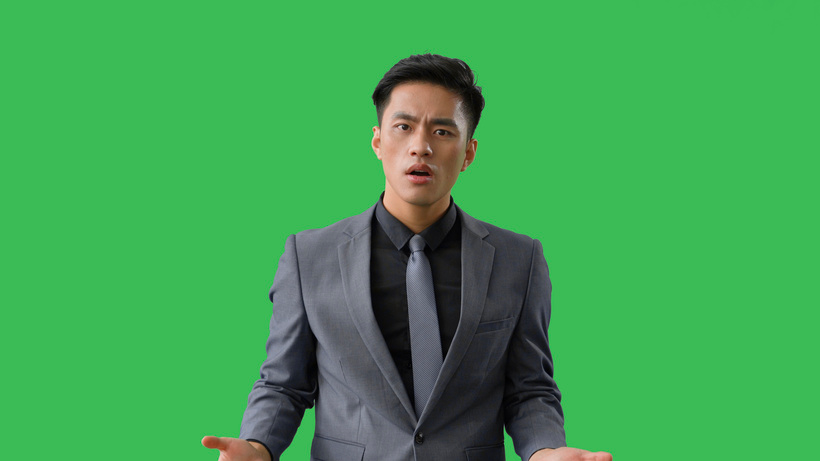
//> input picture lesson_04/assets/img.png, 820 x 461 px
$ ./main   (built with g++ and OpenCV 4)
//> lines starting //> are read from the running program, lines starting //| are printed output that depends on the picture; after the words box and inside, x2 and y2 are one past the last pixel; in counts of white or black regions, pixels touching at a corner belong together
//> further down, mat is the input picture: 461 rows x 820 cols, CV_8UC3; mean B, G, R 84.3, 163.1, 63.8
### lesson_04/main.h
//
// Created by Sep on 2024/1/21.
//

#ifndef DEMO_MAIN_H
#define DEMO_MAIN_H

#pragma once

#include <opencv2/opencv.hpp>
#include <iostream>

using namespace cv;
using namespace std;

class ColorSpaceDemo {
public:
    static void bgr2rgb(Mat &image);

    static void color_range_demo(Mat &image);
};


#endif //DEMO_MAIN_H

### lesson_04/main.cpp
#include <iostream>
#include <opencv2/opencv.hpp>
#include <string>
#include <filesystem>
#include "main.h"

using namespace cv;
using namespace std;

void ColorSpaceDemo::bgr2rgb(cv::Mat &image) {
    Mat dst;
    cvtColor(image, dst, COLOR_BGR2GRAY);
    imshow("gray", dst);
}

void ColorSpaceDemo::color_range_demo(cv::Mat &image) {
    // RGB to HSV
    Mat hsv;
    cvtColor(image, hsv, COLOR_BGR2HSV);
//> hsv: 461 rows x 820 cols, CV_8UC3; mean H, S, V 71, 147, 166
    imshow("hsv", hsv);
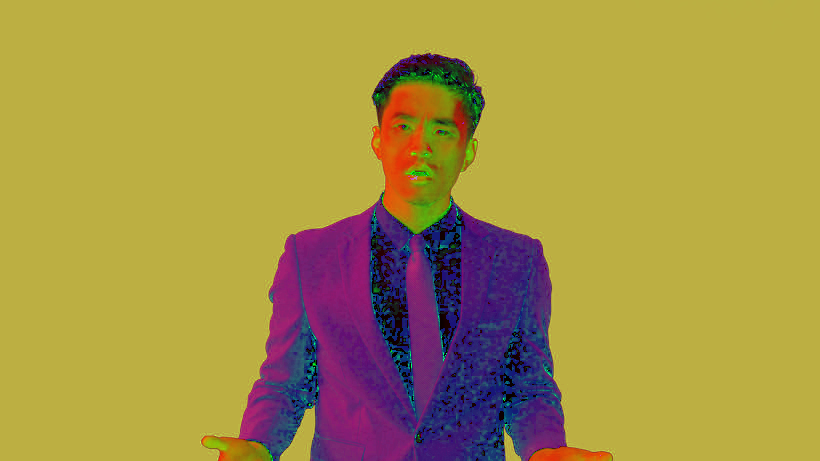
//> window 'hsv': 461 rows x 820 cols, CV_8UC3; mean B, G, R 71, 147, 166

    // RGB to LAB
    Mat lab;
    cvtColor(image, lab, COLOR_BGR2Lab);
//> lab: 461 rows x 820 cols, CV_8UC3; mean of channels 0, 1, 2 152.8, 85, 159.7
    imshow("lab", lab);
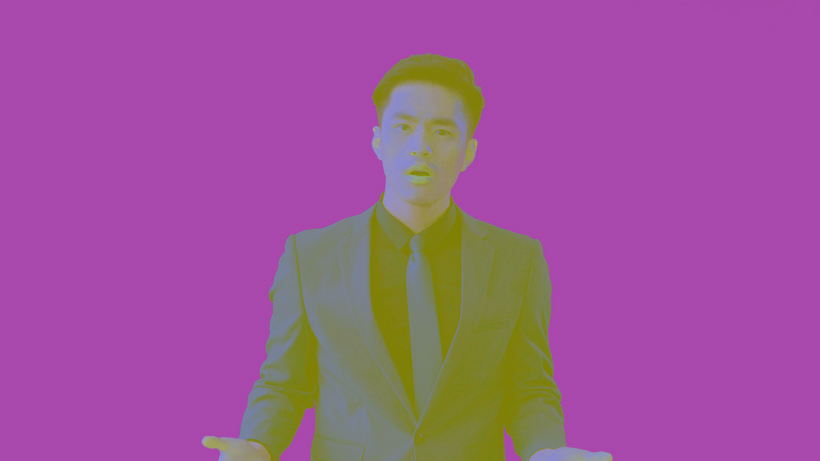
//> window 'lab': 461 rows x 820 cols, CV_8UC3; mean B, G, R 152.8, 85, 159.7

    // 提取前景对象
    Mat mask;
    inRange(hsv, Scalar(35, 43, 46), Scalar(99, 255, 255), mask);
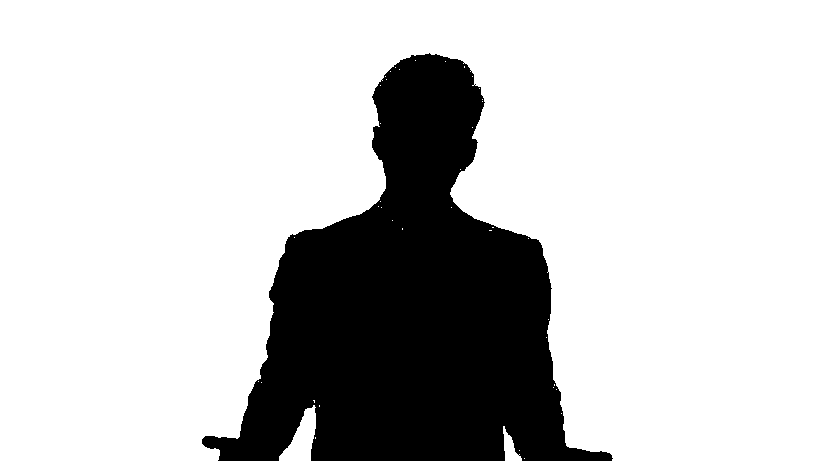
//> mask: 461 rows x 820 cols, CV_8UC1; 78% white; 1 black region, box (x1, y1, x2, y2) and area: (202, 53, 613, 461) 83138
    imshow("mask", mask);

    Mat dst;
    bitwise_not(mask, mask);
    bitwise_and(image, image, dst, mask);
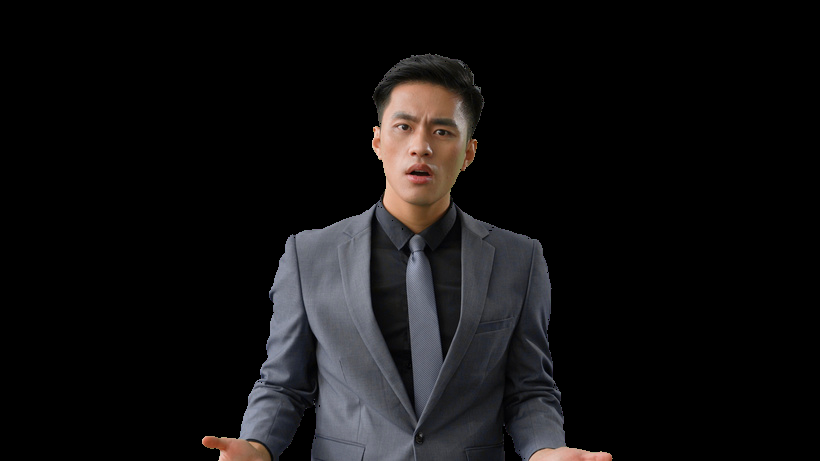
//> dst: 461 rows x 820 cols, CV_8UC3; mean B, G, R 17.2, 16.6, 17.7
    imshow("dst", dst);
}

int main() {
    Mat mat = imread("./img.png");
    ColorSpaceDemo::color_range_demo(mat);
    waitKey(0);
    return 0;
}
